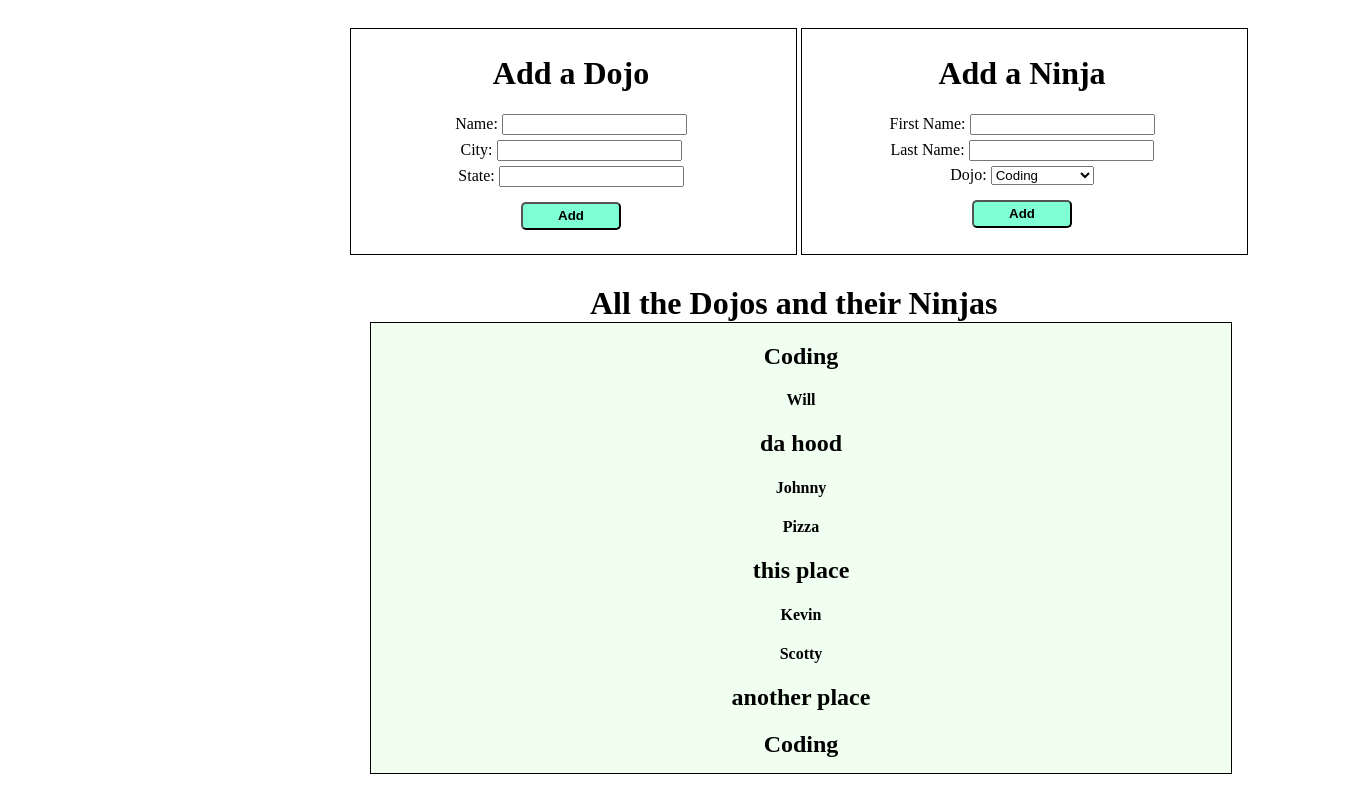
The page / on the database its author committed.
### main_app/models.py (models this page shows)
class Dojo(models.Model):
    name= models.CharField(max_length=255)
    city= models.CharField(max_length=255)
    state= models.CharField(max_length=255)
    created_at= models.DateTimeField(auto_now_add=True)
    updated_at= models.DateTimeField(auto_now=True)

class Ninja(models.Model):
    first_name= models.CharField(max_length=255)
    last_name= models.CharField(max_length=255)
    dojo= models.ForeignKey(Dojo, related_name="dojos", on_delete = models.CASCADE)
    created_at= models.DateTimeField(auto_now_add=True)
    updated_at= models.DateTimeField(auto_now=True)

### main_app/views.py (the view)
# urls.py: path('', views.index),
def index(request):
    ninja = Ninja.objects.all()
    dojo = Dojo.objects.all()
    context= {
        'ninja': ninja,
        'dojo': dojo,
    }
    return render(request, 'index.html', context)

### main_app/templates/index.html (shortened to what this page needs)
<!DOCTYPE html>
<html lang="en">
<head>
</head>
<body>
    <div id=dojo_side>
        <h1>Add a Dojo</h1>
        <form action="/submit_dojo", method=POST>
            <label for="name">Name:</label>
            <input type="text" name='name' id='name'> <br>
            <label for="city">City:</label>
            <input type="text" name="city" id="city"> <br>
            <label for="state">State:</label>
            <input type="text" name="state" id="state"> <br>
            <button>Add</button>
        </form>
    </div>
    <div id=ninja_side>
        <h1>Add a Ninja</h1>
        <form action="/submit_ninja" method=POST>
            <label for="first_name">First Name:</label>
            <input type="text" name="first_name" id="first_name"> <br>
            <label for="last_name">Last Name:</label>
            <input type="text" name="last_name" id="last_name"> <br>
            <label for="dojo">Dojo:</label>
            <select name="dojo" id="dojo">
                                        {% for dojo in dojo %}
                <option value="{{dojo.id}}">{{ dojo.name }}</option>
                                            {% endfor %}
            </select> <br>
            <button>Add</button>
        </form>
    </div>
    <h1 id='all_dojos_title'>All the Dojos and their Ninjas</h1>
    <div id='all_dojos'>
        {% for dojo in dojo %}
        <h2>{{dojo.name}}</h2>
        {% for ninja in dojo.dojos.all %}
        <h4>{{ninja.first_name}}</h4>
        {%endfor%}
        {%endfor%}
    </div>
</body>
</html>

### main_app/templates/index.html (style rules this page uses)
body { width: 1000px; margin-left: 350px; }
#dojo_side { display: inline-block; border: 1px solid black; width: 430px; height: 200px; padding: 5px 10px 20px 5px; text-align: center; margin-top: 20px; }
#ninja_side { display: inline-block; width: 430px; height: 200px; border: 1px solid black; padding: 5px 10px 20px 5px; vertical-align: top; text-align: center; margin-top: 20px; }
#all_dojos { text-align: center; margin-left: 20px; width: 860px; height: 450px; overflow: auto; border: 1px solid black; background-color: honeydew; }
#name { margin-bottom: 5px; }
#city { margin-bottom: 5px; }
#state { margin-bottom: 5px; }
#first_name { margin-bottom: 5px; }
#last_name { margin-bottom: 5px; }
#dojo { margin-bottom: 5px; }
button { width: 100px; margin-top: 10px; height: 28px; background-color: aquamarine; border-radius: 5px; font-weight: bold; }
#all_dojos_title { margin: 30px auto 0px 240px; }

### rows shown on the page
Dojo: name "Coding"
Ninja: first_name "Will"
Dojo: name "da hood"
Ninja: first_name "Johnny"
Ninja: first_name "Pizza"
Dojo: name "this place"
Ninja: first_name "Kevin"
Ninja: first_name "Scotty"
Dojo: name "another place"
Dojo: name "Coding"

### other values the page prints
form field dojo "Coding"
